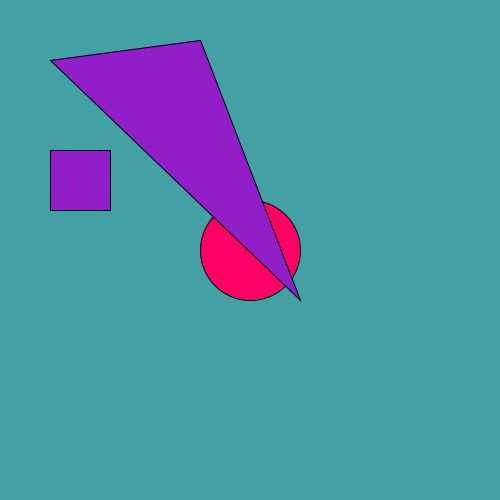
Frame 1 (no input)
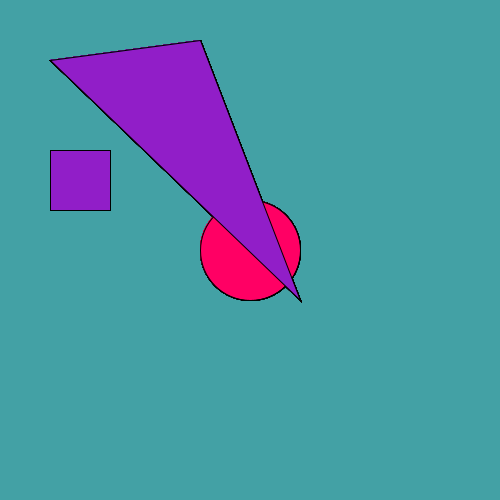
Frame 60 (the mouse pressed at the canvas centre just before this capture)
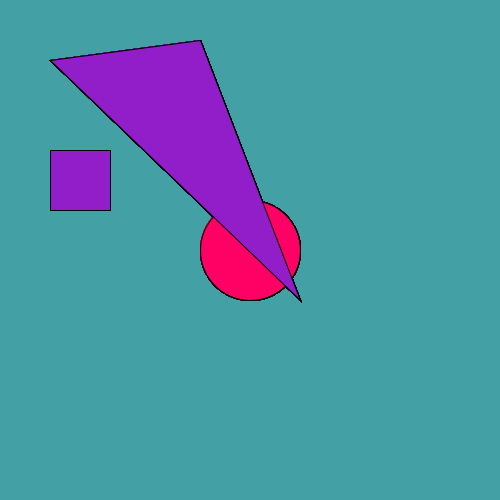
Frame 120 (the mouse held since frame 60 and released just before this capture)

The Processing sketch that drew these frames (run headless with seeded random() and noise(); from frame 60 on, the mouse is pressed at the canvas centre):

// Processing sketch: First_Project
// ── First_Project.pde
 void setup(){
   size(500,500);
   background(#43A1A5);
   
 }
 void draw(){
   fill(255,0,100);
   ellipse(250,250,100,100);
   fill(145,30,200);
   rect(50,150,60,60);
   triangle(300,300,50,60,200,40);
 }
   
   
